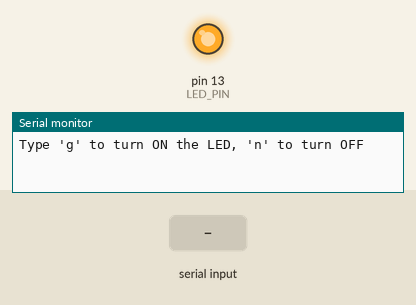
This sketch was run on a simulated Arduino Uno, built with avr-gcc and run on an emulated ATmega328P. On the bench: output pins drawn as LEDs (lit = HIGH), the last lines printed to the serial monitor. The inputs (shaded band) are chosen by the test bench.

Above: at 1.2 s.
1.3 s: "g" received over Serial
At 2.2 s:
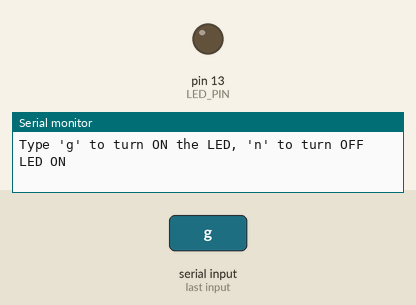
2.8 s: "n" received over Serial
At 3.3 s:
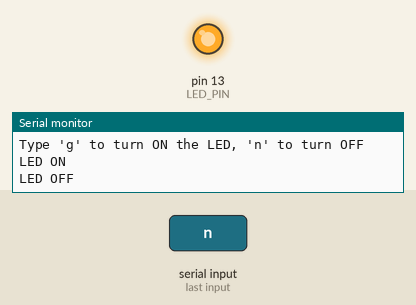
Timing chart, 0 to 5.8 s (numbered marks = the images above; inputs shaded):
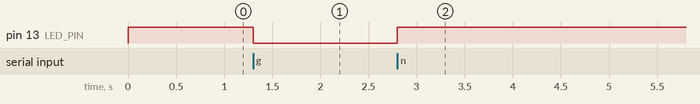

The sketch:

LED_on_of.ino
```cpp
#define LED_PIN LED_BUILTIN

void setup() {
    Serial.begin(115200);
    pinMode(LED_PIN, OUTPUT);
    digitalWrite(LED_PIN, HIGH);  // LED starts OFF
    Serial.println("Type 'g' to turn ON the LED, 'n' to turn OFF");
}

void loop() {
    if (Serial.available() > 0) {
        char cmd = Serial.read();
        if (cmd == 'g') {
            digitalWrite(LED_PIN, LOW);  // LED ON
            Serial.println("LED ON");
        } else if (cmd == 'n') {
            digitalWrite(LED_PIN, HIGH); // LED OFF
            Serial.println("LED OFF");
        }
    }
}
```

Measured:
- after the input at 1.3 s, pin 13 (LED_PIN): HIGH → LOW at once
- after the input at 2.8 s, pin 13 (LED_PIN): LOW → HIGH at once
